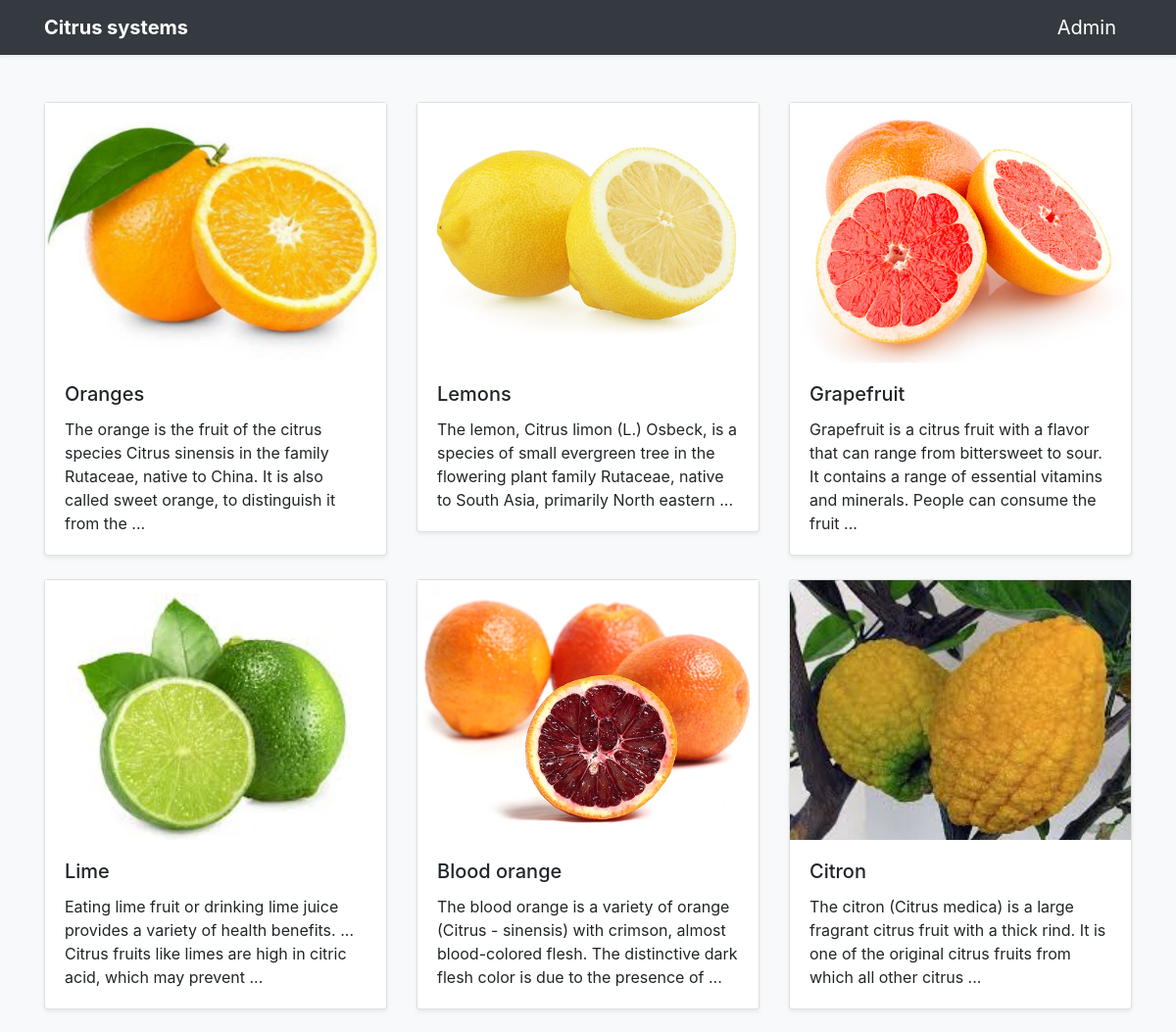
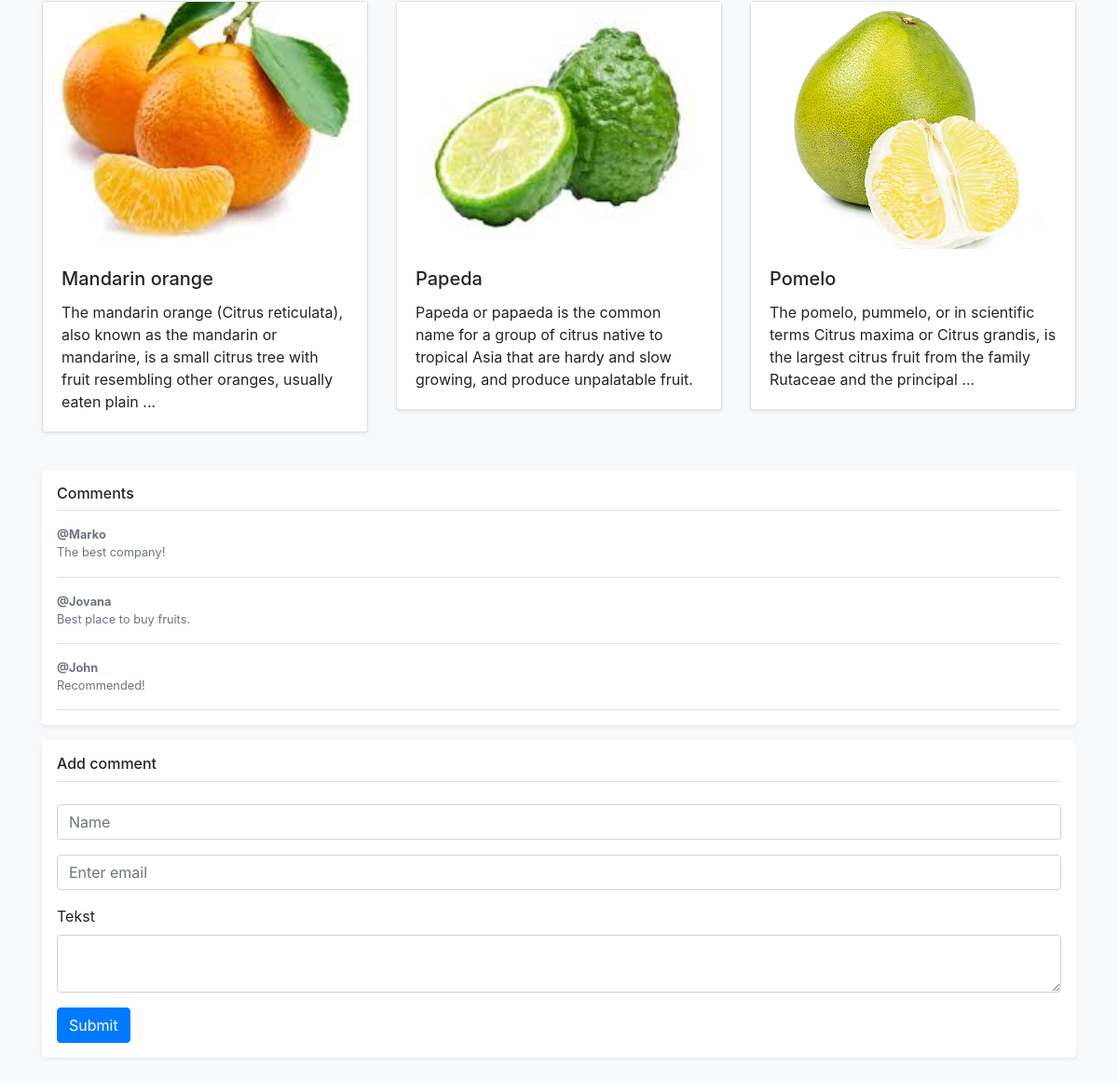
The page / on the database its author committed (2 pictures, top to bottom).
### tables this page shows
CREATE TABLE IF NOT EXISTS `products` (
  `id` int(11) NOT NULL AUTO_INCREMENT,
  `title` varchar(255) NOT NULL,
  `description` longtext NOT NULL,
  `image` varchar(255) NOT NULL,
  PRIMARY KEY (`id`)
);

CREATE TABLE IF NOT EXISTS `comments` (
  `id` int(11) NOT NULL AUTO_INCREMENT,
  `name` varchar(255) NOT NULL,
  `email` varchar(255) NOT NULL,
  `text` longtext NOT NULL,
  `published` tinyint(4) NOT NULL DEFAULT '0',
  PRIMARY KEY (`id`)
);

### public/index.php (called while the page is built, shortened)
<?php
require '../core/app.php';
?>

### app/model/Comment.php (called while the page is built, shortened)
<?php
class Comment extends Database{
	public static function getAllComments($published){
		$conn=self::getInstance();
		$sql="SELECT * FROM comments ";
		if($published){
			$sql.="WHERE published=1";
		}
		return $result = $conn->query($sql);
	}
}
?>

### app/controller/CommentController.php (called while the page is built, shortened)
<?php
class CommentController
{
	public static function index($published=null)
	{
		$data=Comment::getAllComments($published);
		while ($row = $data->fetch(\PDO::FETCH_ASSOC))
		{
	    	$comments[] = $row;
	    }
	    return $comments;
	}
}
?>

### app/model/Product.php (called while the page is built, shortened)
<?php
class Product extends Database{
	public static function getAllCitrus(){
		$conn=self::getInstance();
		return $result = $conn->query("SELECT * FROM products");
	}
}
?>

### app/controller/ProductController.php (called while the page is built, shortened)
<?php
class ProductController
{
	public static function index()
	{
		$data=Product::getAllCitrus();
		while ($row = $data->fetch(\PDO::FETCH_ASSOC))
		{
	    	$citrus[] = $row;
	    }
	    return $citrus;
	}
}
?>

### views/home.php (the view, shortened to what this page needs)
<!doctype html>
<html lang="en">
<head>
  <link rel="stylesheet" href="https://stackpath.bootstrapcdn.com/bootstrap/4.4.1/css/bootstrap.min.css">
</head>
<body>
  <header>
    <div class="navbar navbar-dark bg-dark shadow-sm">
      <div class="container d-flex justify-content-between">
        <a href="#" class="navbar-brand d-flex align-items-center">
          <strong>Citrus systems</strong>
        </a>
        <a href="/admin" class="navbar-brand d-flex align-items-center">
          Admin
        </a>
      </div>
    </div>
  </header>
  <main role="main">
    <div class="album py-5 bg-light">
      <div class="container">
        <div class="row">
          <?php foreach ($data as $item){ ?>
            <div class="col-md-4">
              <div class="card mb-4 shadow-sm">
                <img src="../images/<?= $item['image']; ?>" style="width: 100%;height: 265px;object-fit: cover;">
                <div class="card-body">
                  <h5 class="card-title"><?= $item['title']; ?></h5>
                  <p class="card-text"><?= $item['description']; ?></p>
                </div>
              </div>
            </div>
          <?php } ?>
        </div>
        <div class="my-3 p-3 bg-white rounded shadow-sm">
          <h6 class="border-bottom border-gray pb-2 mb-0">Comments</h6>
          <?php foreach ($comments as $item){ ?>
            <div class="media text-muted pt-3">
              <p class="media-body pb-3 mb-0 small lh-125 border-bottom border-gray">
                <strong class="d-block text-gray-dark">@<?= $item['name']; ?></strong>
                <?= $item['text']; ?>
              </p>
            </div>
          <?php } ?>
        </div>
        <form class="my-3 p-3 bg-white rounded shadow-sm" action="/addComment" method="post">
          <h6 class="border-bottom border-gray pb-2 mb-0">Add comment</h6>
          <br>
          <div class="form-group">
            <input name="name" class="form-control" type="text" placeholder="Name">
          </div>
          <div class="form-group">
            <input type="email" name="email" class="form-control" placeholder="Enter email">
          </div>
          <div class="form-group">
            <label for="exampleFormControlTextarea1">Tekst</label>
            <textarea class="form-control" name="text"rows="2"></textarea>
          </div>
          <button type="submit" class="btn btn-primary">Submit</button>
        </form>
      </div>
    </div>
  </main>
</body>
</html>

### core/app.php (shortened to what this page needs)
<?php
$request = $_SERVER['REQUEST_URI'];
switch ($request) {
	case '/' :
	$data=ProductController::index();
	$comments=CommentController::index(true);
	require __DIR__ . '/../views/home.php';
	break;
}
?>

### rows shown on the page
products: image (picture), title "Oranges", description "The orange is the fruit of the citrus species Citrus sinensis in the family Rutaceae, native to China. It is also called sweet orange, to distinguish it from the ..."
products: image (picture), title "Lemons", description "The lemon, Citrus limon (L.) Osbeck, is a species of small evergreen tree in the flowering plant family Rutaceae, native to South Asia, primarily North eastern ..."
products: image (picture), title "Grapefruit", description "Grapefruit is a citrus fruit with a flavor that can range from bittersweet to sour. It contains a range of essential vitamins and minerals. People can consume the fruit ..."
products: image (picture), title "Lime", description "Eating lime fruit or drinking lime juice provides a variety of health benefits. ... Citrus fruits like limes are high in citric acid, which may prevent ..."
products: image (picture), title "Blood orange", description "The blood orange is a variety of orange (Citrus - sinensis) with crimson, almost blood-colored flesh. The distinctive dark flesh color is due to the presence of ..."
products: image (picture), title "Citron", description "The citron (Citrus medica) is a large fragrant citrus fruit with a thick rind. It is one of the original citrus fruits from which all other citrus ..."
products: image (picture), title "Mandarin orange", description "The mandarin orange (Citrus reticulata), also known as the mandarin or mandarine, is a small citrus tree with fruit resembling other oranges, usually eaten plain ..."
products: image (picture), title "Papeda", description "Papeda or papaeda is the common name for a group of citrus native to tropical Asia that are hardy and slow growing, and produce unpalatable fruit."
products: image (picture), title "Pomelo", description "The pomelo, pummelo, or in scientific terms Citrus maxima or Citrus grandis, is the largest citrus fruit from the family Rutaceae and the principal ..."
comments: name "Marko", text "The best company!"
comments: name "Jovana", text "Best place to buy fruits."
comments: name "John", text "Recommended!"
